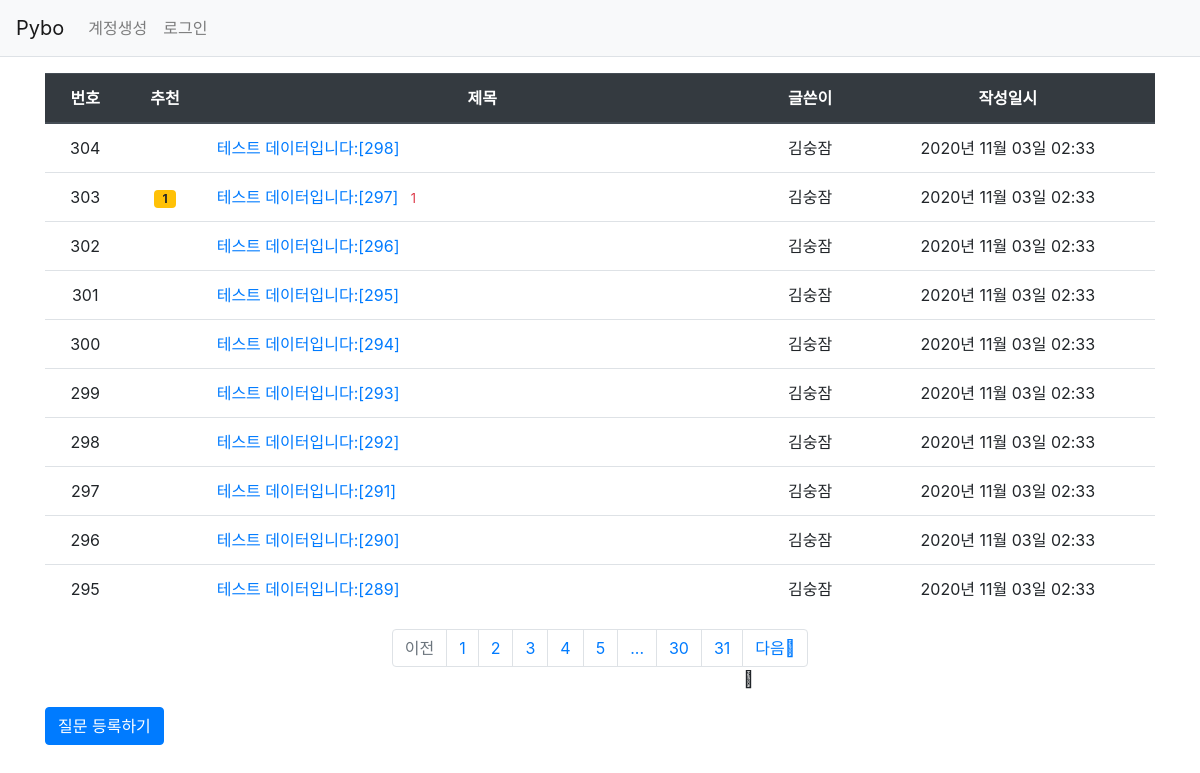
Page /question/list/ on the committed database.
### pybo/models.py (models this page shows)
class Question(db.Model):
    id = db.Column(db.Integer, primary_key=True)
    subject = db.Column(db.String(200), nullable=False)
    content = db.Column(db.Text(), nullable=False)
    create_date = db.Column(db.DateTime(), nullable=False)
    modify_date = db.Column(db.DateTime(), nullable=True)
    user_id = db.Column(
        db.Integer,
        db.ForeignKey("user.id", ondelete="CASCADE"),
        nullable=False,
    )
    user = db.relationship(
        "User", backref=db.backref("question_set")
    )  # question을 이용해 user를 참조하기 위함
    voter = db.relationship(
        "User", secondary=question_voter, backref=db.backref("question_voter_set")
    )

class User(db.Model):
    id = db.Column(db.Integer, primary_key=True)
    username = db.Column(db.String(150), unique=True, nullable=False)
    password = db.Column(db.String(200), nullable=False)
    email = db.Column(db.String(120), unique=True, nullable=False)

### pybo/views/question_views.py (the view)
@bp.route("/list/")
def _list():
    page = request.args.get("page", type=int, default=1)  # 페이지값을 가져옴
    question_list = Question.query.order_by(Question.create_date.desc())
    question_list = question_list.paginate(
        page, per_page=10
    )  # Pagination 객체로 변경되었다. 이제 템플릿에서 함수 사용가능. (.items)
    return render_template("question/question_list.html", question_list=question_list)

### pybo/filter.py (called while the page is built)
def format_datetime(value, fmt='%Y년 %m월 %d일 %H:%M'): # fmt가 따로 전달되지 않을 경우 저 값을 디폴트로 쓰겠다는 의미
    return value.strftime(fmt)

### pybo/views/auth_views.py (called while the page is built)
@bp.before_app_request
def load_logged_in_user():
    user_id = session.get("user_id")
    if user_id is None:
        g.user = None
    else:
        g.user = User.query.get(user_id)

### pybo/templates/question/question_list.html
{% extends 'base.html' %}
{% block content %}
<div class="container my-3">
    <table class="table">
        <thead>
            <tr class="text-center thead-dark">
                <th>번호</th>
                <th>추천</th>
                <th style="width:50%">제목</th>
                <th>글쓴이</th>
                <th>작성일시</th>
            </tr>
        </thead>
        <tbody>
            {% if question_list %}
            {% for question in question_list.items %}
            <tr class="text-center">
                <td>{{ question_list.total - ((question_list.page-1) * question_list.per_page) - loop.index0 }} </td>
                <td>
                    {% if question.voter|length > 0%}
                    <span class="badge badge-warning px-2 px-1">{{ question.voter|length }}</span>
                    {% endif %}
                </td>
                <td class="text-left">
                    <a href="{{ url_for('question.detail', question_id=question.id) }}">{{ question.subject }}</a>
                    {% if question.answer_set|length > 0 %}
                    <span class="text-danger small ml-2"> {{ question.answer_set|length }}</span>
                    {% endif %}
                </td>
                <td>{{ question.user.username }}</td>
                <td>{{ question.create_date|datetime }}</td>
            </tr>
            {% endfor %}
            {% else %}
            <tr>
                <td colspan="3">질문이 없습니다.</td>
            </tr>
            {% endif %}
        </tbody>
    </table>
    <ul class="pagination justify-content-center">
        {% if question_list.has_prev %}
        <li class="page-item">
            <a class="page-link" href="?page={{ question_list.prev_num }}">이전</a>
        </li>
        {% else %}
        <li class="page-item disabled">
            <a class="page-link" tabindex="-1" aria-disabled="true" href="#">이전</a>
        </li>
        {% endif %}
        {% for page_num in question_list.iter_pages() %}
        {% if page_num %}
        {% if page_num != question_list.page %}
        <li class="page_item">
            <a class="page-link" href="?page={{ page_num }}">{{ page_num }}</a>
        </li>
        {% else %}
        <li class="page_item active" aria-current="page">
            <a class="page-link" href="#">{{ page_num }}</a>
        </li>
        {% endif %}
        {% else %}
        <li class="disabled">
            <a class="page-link" href="#">...</a>
        </li>
        {% endif %}
        {% endfor %}
        {% if question_list.has_next %}
        <li class="page-item">
            <a class="page-link" href="?page={{ question_list.next_num }}">다음</a>
        </li>
        {% else %}
        <li class="page-item disabled">
            <a class="page-link" tabindex="-1" aria-disabled="true" href="#">다음</a>
        </li>
        {% endif %}
    </ul>
    <a href="{{ url_for('question.create') }}" class="btn btn-primary">질문 등록하기</a>
</div>
{% endblock %}

### rows in the picture
Question: id "304", subject "테스트 데이터입니다:[298]", user.username "김숭잠", create_date "2020년 11월 03일 02:33"
Question: id "303", voter|length "1", subject "테스트 데이터입니다:[297]", answer_set|length "1", user.username "김숭잠", create_date "2020년 11월 03일 02:33"
Question: id "302", subject "테스트 데이터입니다:[296]", user.username "김숭잠", create_date "2020년 11월 03일 02:33"
Question: id "301", subject "테스트 데이터입니다:[295]", user.username "김숭잠", create_date "2020년 11월 03일 02:33"
Question: id "300", subject "테스트 데이터입니다:[294]", user.username "김숭잠", create_date "2020년 11월 03일 02:33"
Question: id "299", subject "테스트 데이터입니다:[293]", user.username "김숭잠", create_date "2020년 11월 03일 02:33"
Question: id "298", subject "테스트 데이터입니다:[292]", user.username "김숭잠", create_date "2020년 11월 03일 02:33"
Question: id "297", subject "테스트 데이터입니다:[291]", user.username "김숭잠", create_date "2020년 11월 03일 02:33"
Question: id "296", subject "테스트 데이터입니다:[290]", user.username "김숭잠", create_date "2020년 11월 03일 02:33"
Question: id "295", subject "테스트 데이터입니다:[289]", user.username "김숭잠", create_date "2020년 11월 03일 02:33"

### other values in the picture
{{ page_num }} "1"
{{ page_num }} "2" "3" "4" "5" "30" "31"
